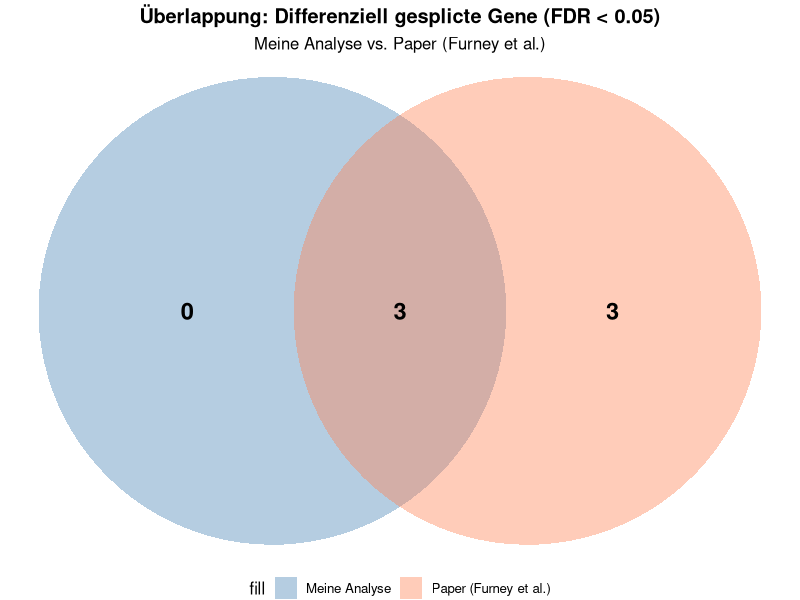

Reproduce this figure in R.
# ══════════════════════════════════════════════════════════
# Venn Diagram - Vergleich DEGs mit Paper
# ══════════════════════════════════════════════════════════

library(ggplot2)

# Deine gefundenen Gene (aus rMATS Analyse)
# Quelle: /mnt/d/RNA_seq/results/rmats/analysis/signifikante_events_table.txt
meine_gene <- c("ABCC5", "CRNDE", "ANKHD1")

# Paper Gene (Furney et al. - Table 2)
paper_gene <- c("ABCC5", "CRNDE", "UQCC", "GUSBP11", "ANKHD1", "ADAM12")

# Zählungen für 2-Set-Venn
nur_meine <- length(setdiff(meine_gene, paper_gene))   # 0
nur_paper <- length(setdiff(paper_gene, meine_gene))   # 3: UQCC, GUSBP11, ADAM12
beide     <- length(intersect(meine_gene, paper_gene)) # 3: ABCC5, CRNDE, ANKHD1

# Kreise als Polygon (Punkte auf Kreisumfang)
circle <- function(cx, cy, r, n = 100) {
  th <- seq(0, 2 * pi, length.out = n)
  data.frame(x = cx + r * cos(th), y = cy + r * sin(th))
}

# Zwei sich überlappende Kreise (zentriert für 2-Set-Venn)
d1 <- circle(-0.6, 0, 1.1)
d1$set <- "Meine Analyse"
d2 <- circle( 0.6, 0, 1.1)
d2$set <- "Paper (Furney et al.)"

p <- ggplot() +
  geom_polygon(data = d1, aes(x, y, fill = "Meine Analyse"), alpha = 0.4) +
  geom_polygon(data = d2, aes(x, y, fill = "Paper (Furney et al.)"), alpha = 0.4) +
  annotate("text", x = -1.0, y = 0,   label = nur_meine, size = 6, fontface = "bold") +
  annotate("text", x =  1.0, y = 0,   label = nur_paper, size = 6, fontface = "bold") +
  annotate("text", x =  0,   y = 0,   label = beide,     size = 6, fontface = "bold") +
  scale_fill_manual(values = c("Meine Analyse" = "steelblue", "Paper (Furney et al.)" = "coral")) +
  labs(title = "Überlappung: Differenziell gesplicte Gene (FDR < 0.05)",
       subtitle = "Meine Analyse vs. Paper (Furney et al.)") +
  theme_void(base_size = 12) +
  theme(
    legend.position = "bottom",
    plot.title = element_text(hjust = 0.5, face = "bold"),
    plot.subtitle = element_text(hjust = 0.5)
  ) +
  coord_fixed()

ggsave("/mnt/d/RNA_seq/results/Venn_Splicing_Genes.pdf", p, width = 6, height = 5)
